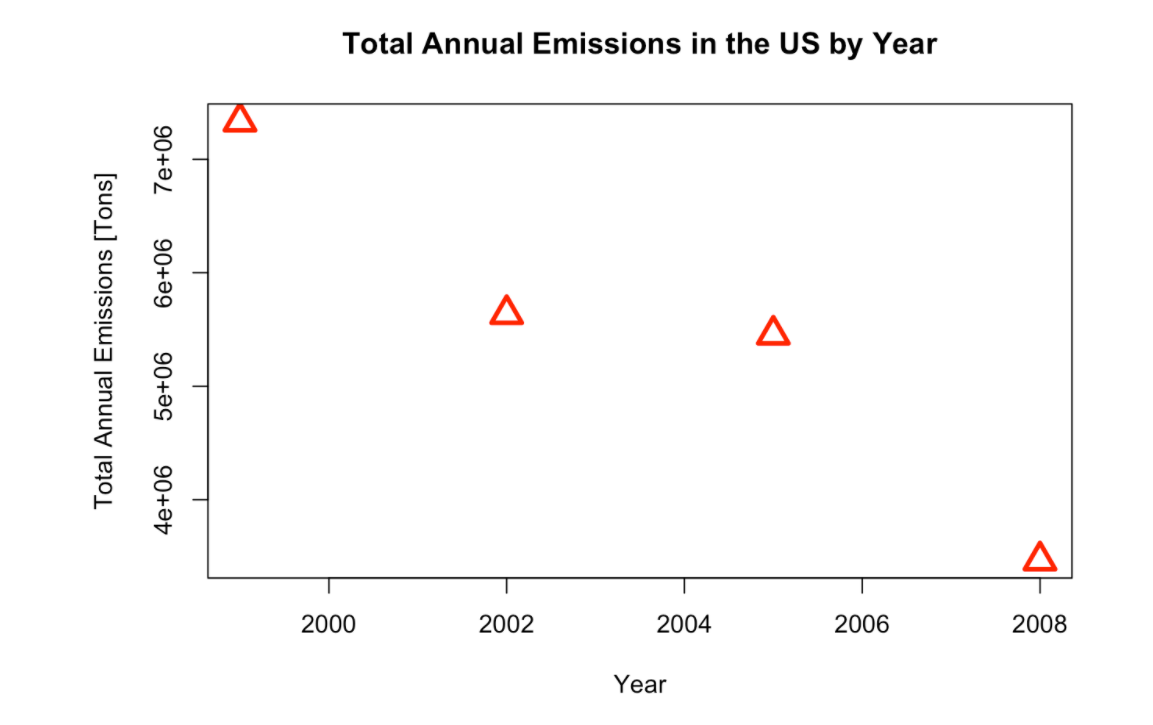

This chart was generated by the following R code:
head(NEI) # Observe what is inside the dataset
tot.emissions.year <- NEI %>%  # Group by year and summarize total emissions across the board
    group_by(year) %>%
    summarize(Total.Emissions = sum(Emissions, na.rm = TRUE))

tot.emissions.year
with(tot.emissions.year, # plot data 
     plot(x = year, 
          y = Total.Emissions, 
          ylab = "Total Annual Emissions [Tons]", 
          xlab = "Year",
          main = "Total Annual Emissions in the US by Year",
          cex = 2,
          pch = 2,
          col = "red",
          lwd = 3))
# Find delta between 2008 and 1999
tot.emissions.2008 <- tot.emissions.year[tot.emissions.year$year == 2008, 2]
tot.emissions.1999 <- tot.emissions.year[tot.emissions.year$year == 1999, 2]

delta.tot.emissions <- tot.emissions.2008 - tot.emissions.1999
